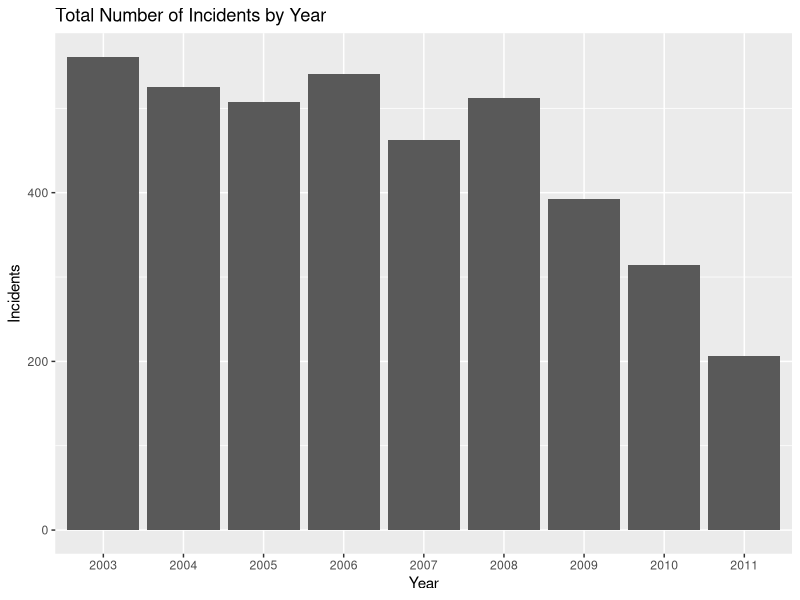

This chart was generated by the following R code:
library (ggplot2)

nychom <- read.table("map_feed_incidents.txt", header=TRUE, sep="\t")

year <- nychom$year

names(nychom)
head(nychom)

qplot(factor(year), data=nychom, geom="bar", main="Total Number of Incidents by Year", xlab="Year", ylab="Incidents")